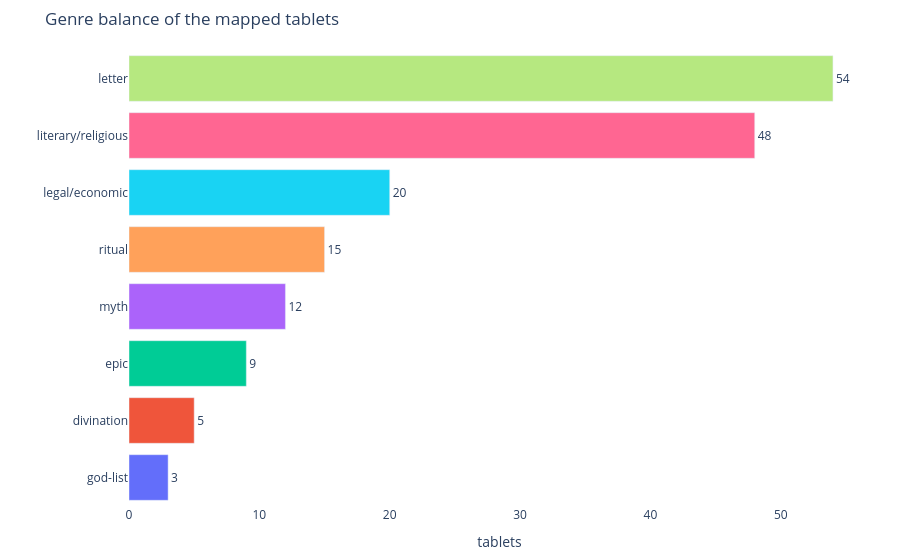

Notebook source saved alongside this figure:
### Markdown cell above
### Genre balance of the mapped tablets

Before the map: *how many* tablets of each genre are we actually projecting? The classes are **imbalanced** (letters dominate) — worth remembering when reading how tight or sparse each colour's cluster looks.

### Code cell
import pandas as pd, plotly.express as px
from collections import Counter
gd = pd.Series(Counter(genres)).sort_values()
fig = px.bar(x=gd.values, y=gd.index, orientation="h", text=gd.values,
             color=gd.index, title="Genre balance of the mapped tablets")
fig.update_traces(textposition="outside")
fig.update_layout(showlegend=False,
                  xaxis_title="tablets", yaxis_title="",
                  margin=dict(l=120, r=30, t=50, b=30),
                  paper_bgcolor="white", plot_bgcolor="white")
fig.show()

### Figure 1 — Plotly figure (JSON) as saved in the notebook; plotly's stock layout.template omitted (floating-point values rounded to 4 significant figures)
{"data": [{"hovertemplate": "color=god-list<br>x=%{x}<br>y=%{y}<br>text=%{text}<extra></extra>", "legendgroup": "god-list", "marker": {"color": "#636efa", "pattern": {"shape": ""}}, "name": "god-list", "orientation": "h", "showlegend": true, "text": [3.0], "textposition": "outside", "type": "bar", "x": [3], "xaxis": "x", "y": ["god-list"], "yaxis": "y"}, {"hovertemplate": "color=divination<br>x=%{x}<br>y=%{y}<br>text=%{text}<extra></extra>", "legendgroup": "divination", "marker": {"color": "#EF553B", "pattern": {"shape": ""}}, "name": "divination", "orientation": "h", "showlegend": true, "text": [5.0], "textposition": "outside", "type": "bar", "x": [5], "xaxis": "x", "y": ["divination"], "yaxis": "y"}, {"hovertemplate": "color=epic<br>x=%{x}<br>y=%{y}<br>text=%{text}<extra></extra>", "legendgroup": "epic", "marker": {"color": "#00cc96", "pattern": {"shape": ""}}, "name": "epic", "orientation": "h", "showlegend": true, "text": [9.0], "textposition": "outside", "type": "bar", "x": [9], "xaxis": "x", "y": ["epic"], "yaxis": "y"}, {"hovertemplate": "color=myth<br>x=%{x}<br>y=%{y}<br>text=%{text}<extra></extra>", "legendgroup": "myth", "marker": {"color": "#ab63fa", "pattern": {"shape": ""}}, "name": "myth", "orientation": "h", "showlegend": true, "text": [12.0], "textposition": "outside", "type": "bar", "x": [12], "xaxis": "x", "y": ["myth"], "yaxis": "y"}, {"hovertemplate": "color=ritual<br>x=%{x}<br>y=%{y}<br>text=%{text}<extra></extra>", "legendgroup": "ritual", "marker": {"color": "#FFA15A", "pattern": {"shape": ""}}, "name": "ritual", "orientation": "h", "showlegend": true, "text": [15.0], "textposition": "outside", "type": "bar", "x": [15], "xaxis": "x", "y": ["ritual"], "yaxis": "y"}, {"hovertemplate": "color=legal/economic<br>x=%{x}<br>y=%{y}<br>text=%{text}<extra></extra>", "legendgroup": "legal/economic", "marker": {"color": "#19d3f3", "pattern": {"shape": ""}}, "name": "legal/economic", "orientation": "h", "showlegend": true, "text": [20.0], "textposition": "outside", "type": "bar", "x": [20], "xaxis": "x", "y": ["legal/economic"], "yaxis": "y"}, {"hovertemplate": "color=literary/religious<br>x=%{x}<br>y=%{y}<br>text=%{text}<extra></extra>", "legendgroup": "literary/religious", "marker": {"color": "#FF6692", "pattern": {"shape": ""}}, "name": "literary/religious", "orientation": "h", "showlegend": true, "text": [48.0], "textposition": "outside", "type": "bar", "x": [48], "xaxis": "x", "y": ["literary/religious"], "yaxis": "y"}, {"hovertemplate": "color=letter<br>x=%{x}<br>y=%{y}<br>text=%{text}<extra></extra>", "legendgroup": "letter", "marker": {"color": "#B6E880", "pattern": {"shape": ""}}, "name": "letter", "orientation": "h", "showlegend": true, "text": [54.0], "textposition": "outside", "type": "bar", "x": [54], "xaxis": "x", "y": ["letter"], "yaxis": "y"}], "layout": {"barmode": "relative", "legend": {"title": {"text": "color"}, "tracegroupgap": 0}, "margin": {"b": 30, "l": 120, "r": 30, "t": 50}, "paper_bgcolor": "white", "plot_bgcolor": "white", "showlegend": false, "title": {"text": "Genre balance of the mapped tablets"}, "xaxis": {"anchor": "y", "domain": [0, 1], "title": {"text": "tablets"}}, "yaxis": {"anchor": "x", "domain": [0, 1], "title": {"text": ""}}}}
